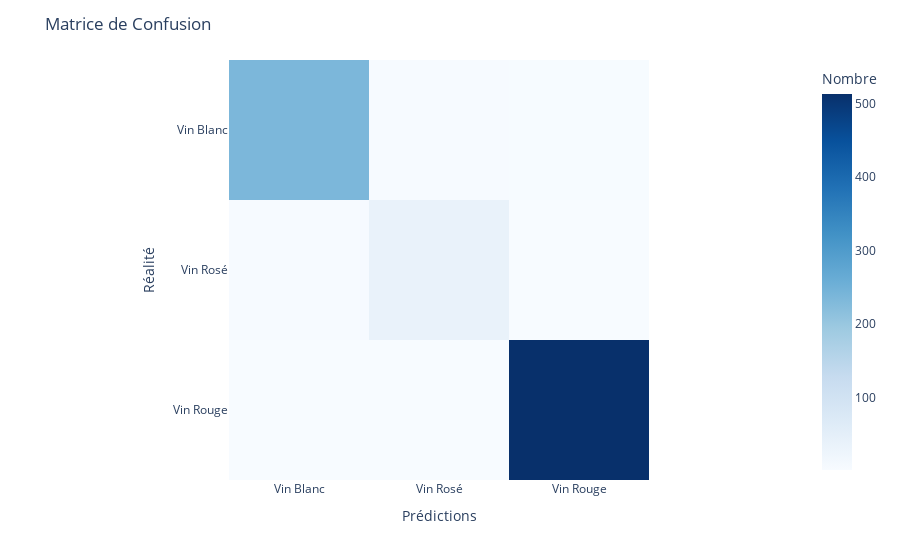

Notebook code cell kept with this figure:
### Code cell
conf_matrix = confusion_matrix(y_true, y_pred)

fig = px.imshow(conf_matrix,
                labels=dict(x="Prédictions", y="Réalité", color="Nombre"),
                x=['Vin Blanc', 'Vin Rosé','Vin Rouge'],
                y=['Vin Blanc', 'Vin Rosé','Vin Rouge'],
                color_continuous_scale='Blues')

fig.update_layout(title='Matrice de Confusion')

fig.show()

### Figure 1 — Plotly figure (JSON) as saved in the notebook; plotly's stock layout.template omitted (floating-point values rounded to 4 significant figures)
{"data": [{"coloraxis": "coloraxis", "hovertemplate": "Prédictions: %{x}<br>Réalité: %{y}<br>Nombre: %{z}<extra></extra>", "name": "0", "type": "heatmap", "x": ["Vin Blanc", "Vin Rosé", "Vin Rouge"], "xaxis": "x", "y": ["Vin Blanc", "Vin Rosé", "Vin Rouge"], "yaxis": "y", "z": [[236, 4, 3], [4, 38, 1], [1, 2, 513]]}], "layout": {"coloraxis": {"colorbar": {"title": {"text": "Nombre"}}, "colorscale": [[0, "rgb(247,251,255)"], [0.125, "rgb(222,235,247)"], [0.25, "rgb(198,219,239)"], [0.375, "rgb(158,202,225)"], [0.5, "rgb(107,174,214)"], [0.625, "rgb(66,146,198)"], [0.75, "rgb(33,113,181)"], [0.875, "rgb(8,81,156)"], [1, "rgb(8,48,107)"]]}, "margin": {"t": 60}, "title": {"text": "Matrice de Confusion"}, "xaxis": {"anchor": "y", "constrain": "domain", "domain": [0, 1], "scaleanchor": "y", "title": {"text": "Prédictions"}}, "yaxis": {"anchor": "x", "autorange": "reversed", "constrain": "domain", "domain": [0, 1], "title": {"text": "Réalité"}}}}
